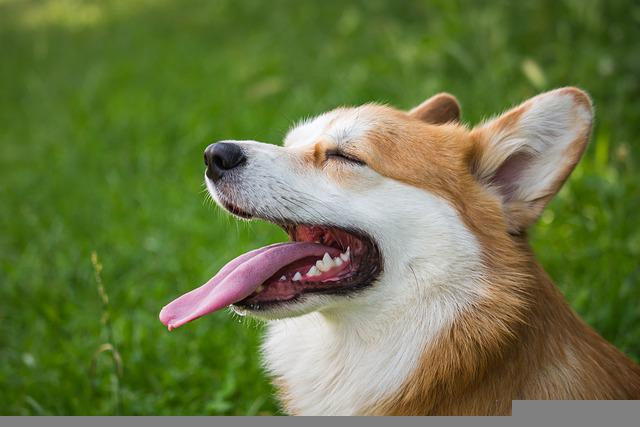
#> input picture library/openCV/image/img.jpg, 640 x 427 px, given in place of the camera
$ python imgprocessing.py
#> lines starting #> are read from the running program, lines starting #| are printed output that depends on the picture; after the words box and inside, x2 and y2 are one past the last pixel; in counts of white or black regions, pixels touching at a corner belong together
import cv2
import numpy as np

# 웹캠 설정
capture = cv2.VideoCapture(0)
capture.set(cv2.CAP_PROP_FRAME_WIDTH, 640)
capture.set(cv2.CAP_PROP_FRAME_HEIGHT, 480)

while(True):
    ret, frame = capture.read()
#> frame is the input picture: shape (427, 640, 3); mean B, G, R 68.6, 119, 106.9

    gray = cv2.cvtColor(frame, cv2.COLOR_BGR2GRAY) # 흑백으로 변환
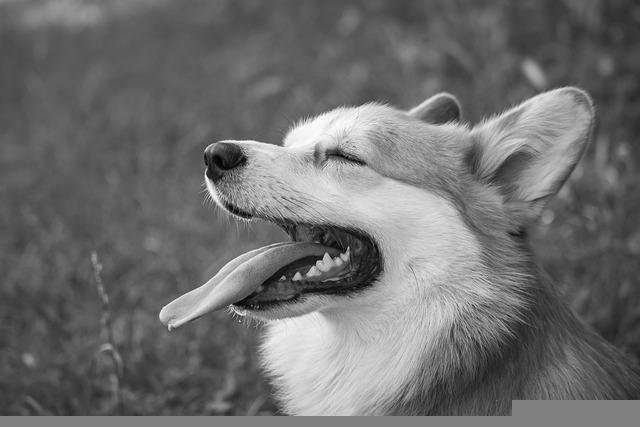
#> gray: shape (427, 640); min 0, max 255, mean 109.6

    # threshold
    ret, th = cv2.threshold(gray ,127, 255, cv2.THRESH_BINARY) # 임계값(127) 넘으면 백, 아니면 흑으로 바꿈
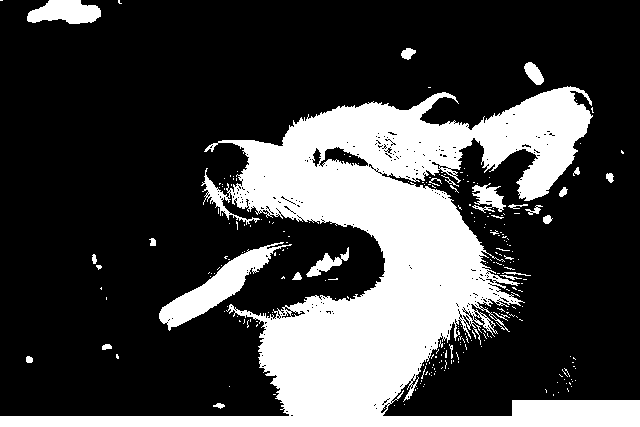
#> th: shape (427, 640); 26.8% white; 255 white regions (228 under 20 px), largest, box (x1, y1, x2, y2) and area: (0, 86, 640, 427) 66024, (159, 242, 292, 331) 3086, (27, 0, 101, 24) 1296
    th2 = cv2.adaptiveThreshold(gray, 255, cv2.ADAPTIVE_THRESH_MEAN_C, cv2.THRESH_BINARY, 15, 2) # 이미지 영역별로 이진화 진행, 영역의 평균값을 임계값으로 설정, 영역(블록)사이즈 = 15
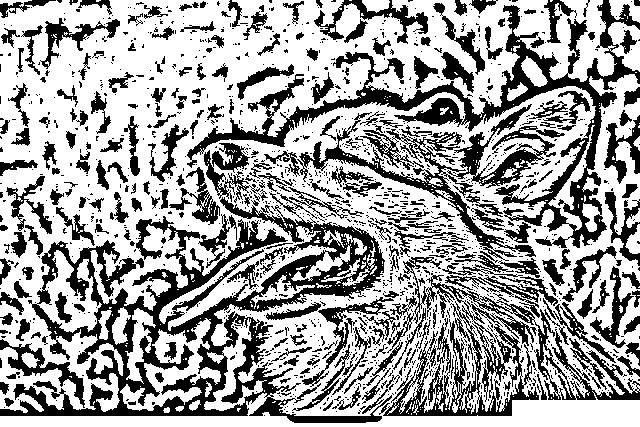
#> th2: shape (427, 640); 63.7% white; 1438 black regions (1173 under 20 px), largest, box (x1, y1, x2, y2) and area: (0, 192, 392, 423) 24488, (187, 0, 640, 248) 14109, (383, 257, 640, 416) 9156

    # blur
    blur = cv2.blur(frame, (5, 5)) # 5 * 5 박스내 픽셀 평균값
    gblur = cv2.GaussianBlur(frame, (15,15), 0) # 2차원 가우시안 분포 이용
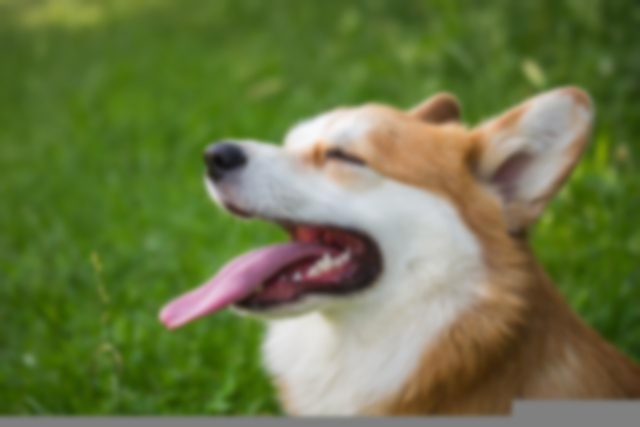
#> gblur: shape (427, 640, 3); mean B, G, R 68.6, 119, 106.9
    mblur = cv2.medianBlur(frame, 7) # 박스 내 픽셀들의 중간값, 박스 사이즈 = 7
    bfblur = cv2.bilateralFilter(frame, 10, 75, 75) # 윤곽선은 살리고 나머지는 블러 처리

    # canny edge detection
    canny = cv2.Canny(gray, 70, 200)
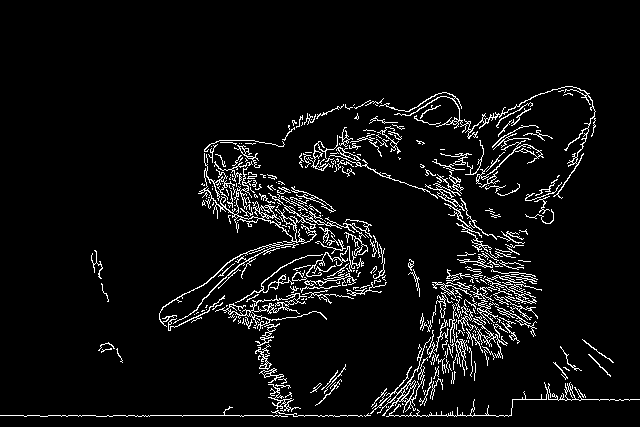
#> canny: shape (427, 640); 5.7% white in thin lines or dots, all inside (x1, y1, x2, y2) = (0, 86, 640, 417)

    # face detection
    face_classifier = cv2.CascadeClassifier('haarcascade_frontalface_default.xml')
    faces = face_classifier.detectMultiScale(frame)
#> faces = ()

    # mosaic
    mosaic = frame
    for (x, y, w, h) in faces:
        roi = mosaic[y:y+h, x:x+w]   # 관심영역 지정
        roi = cv2.resize(roi, (w//15, h//15)) # 1/20 비율로 축소
        # 원래 크기로 확대
        roi = cv2.resize(roi, (w,h), interpolation=cv2.INTER_AREA)
        mosaic[y:y+h, x:x+w] = roi # 원본 이미지에 적용
#> this loop made 0 passes

    result1 = np.hstack((th, th2, canny))
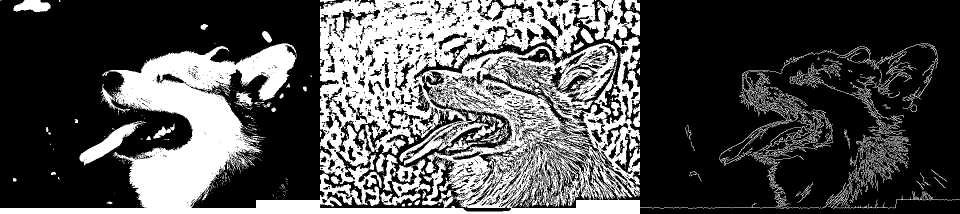
#> result1: shape (427, 1920) (shown at 1/2 size); 32.1% white; 1042 white regions (818 under 20 px), largest, box (x1, y1, x2, y2) and area: (0, 0, 1568, 427) 228654, (760, 318, 861, 411) 3169, (159, 242, 292, 331) 3086
    result2 = np.hstack((blur, gblur, mosaic))
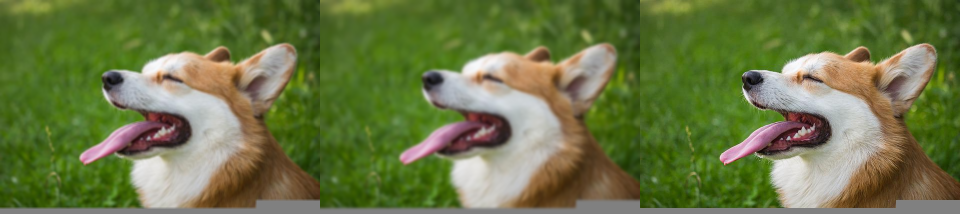
#> result2: shape (427, 1920, 3) (shown at 1/2 size); mean B, G, R 68.6, 119, 106.9
    cv2.imshow('1', result1)
    cv2.imshow('2', result2)

    # 키보드 입력시 종료
    if cv2.waitKey(33) > 0:
#> (key Esc is pressed here)
        break

# 웹캠 종료, 모든 창 종료
capture.release()
cv2.destroyAllWindows()

$ run again, on library/openCV/image/newspaper.jpg
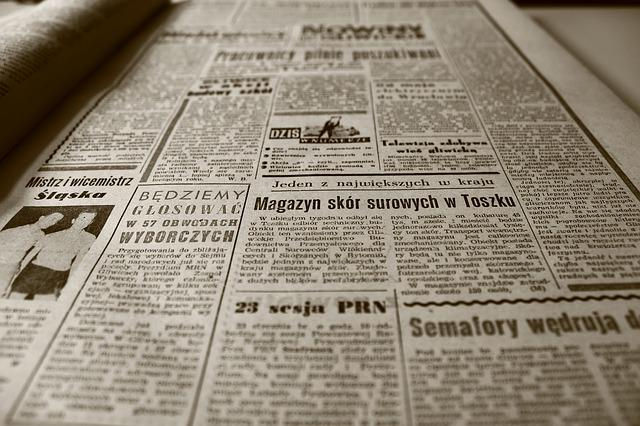
#> input picture library/openCV/image/newspaper.jpg, 640 x 426 px, given in place of the camera
#> frame is the input picture: shape (426, 640, 3); mean B, G, R 118.9, 135.2, 145.8
#> `ret, th = cv2.threshold(gray ,127, 255, cv2.THRESH_BINARY)`:
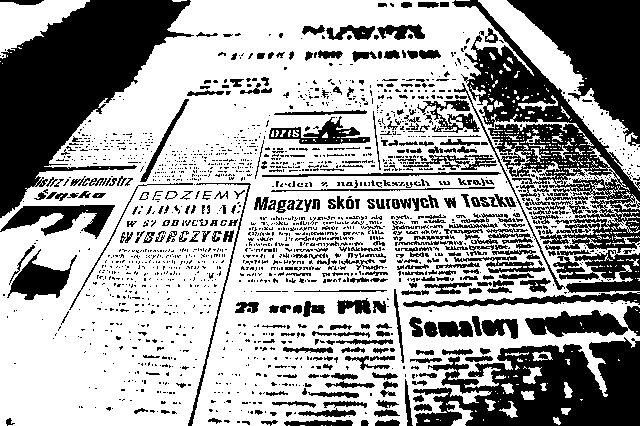
#> th: shape (426, 640); 64% white; 1911 black regions (1566 under 20 px), largest, box (x1, y1, x2, y2) and area: (0, 0, 194, 218) 19496, (452, 0, 640, 290) 13042, (413, 337, 640, 426) 12796
#> th2: shape (426, 640); 62.2% white; 1549 black regions (838 under 20 px), largest, box (x1, y1, x2, y2) and area: (0, 0, 219, 204) 5136, (459, 29, 567, 127) 2764, (4, 182, 251, 426) 2377
#> canny: shape (426, 640); 18.1% white in thin lines or dots
#> faces = ()
#> result1: shape (426, 1920); 48.1% white; 2028 white regions (1403 under 20 px), largest, box (x1, y1, x2, y2) and area: (0, 0, 1395, 426) 283990, (652, 185, 888, 426) 22173, (478, 0, 803, 191) 16511
#> `result2 = np.hstack((blur, gblur, mosaic))`:
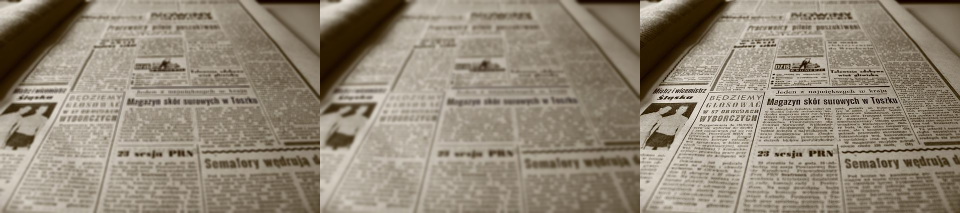
#> result2: shape (426, 1920, 3) (shown at 1/2 size); mean B, G, R 118.9, 135.2, 145.8
